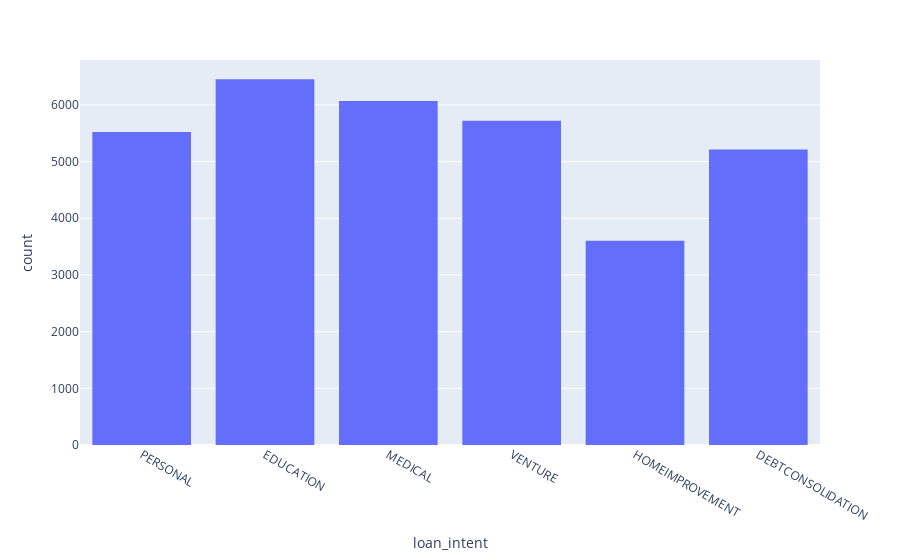

Write notebook code for a chart like this one.
### Code cell
pl.histogram(data_frame=credit_pd_df, x=credit_pd_df['loan_intent'])

### Figure 1 — Plotly figure (JSON) as saved in the notebook; plotly's stock layout.template omitted (floating-point values rounded to 4 significant figures; data arrays with more than 128 entries replaced by an {"elided": "..."} marker saying what was removed)
{"data": [{"alignmentgroup": "True", "bingroup": "x", "hovertemplate": "loan_intent=%{x}<br>count=%{y}<extra></extra>", "legendgroup": "", "marker": {"color": "#636efa", "pattern": {"shape": ""}}, "name": "", "offsetgroup": "", "orientation": "v", "showlegend": false, "type": "histogram", "x": {"elided": "32581 str values"}, "xaxis": "x", "yaxis": "y"}], "layout": {"barmode": "relative", "legend": {"tracegroupgap": 0}, "margin": {"t": 60}, "xaxis": {"anchor": "y", "domain": [0, 1], "title": {"text": "loan_intent"}}, "yaxis": {"anchor": "x", "domain": [0, 1], "title": {"text": "count"}}}}
